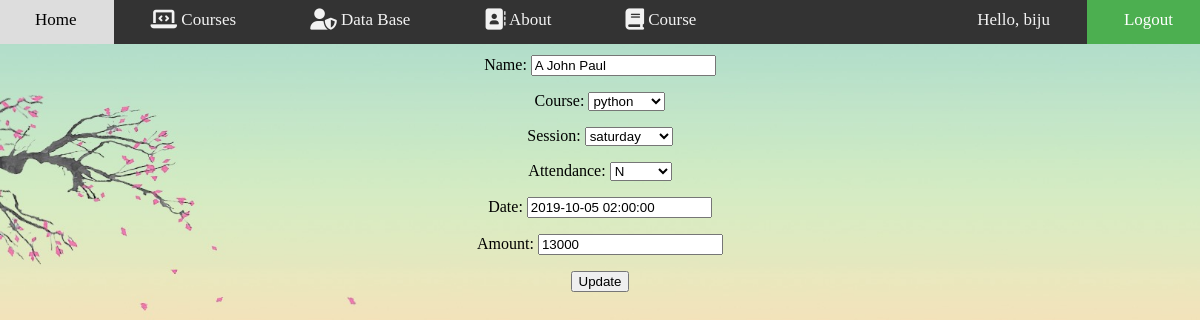
/update/1 (signed in), run on the app's committed database.
### enroll/models.py (models this page shows, shortened)
class Data(models.Model):
    ATT = (
        ('Student Attendance', (
            (u'YES', u'Y'),
            (u'NO', u'N'),
        )),
    )
    DAY = (
        ('Choose your session', (
            (u'SATURDAY', u'saturday'),
            (u'SUNDAY', u'sunday'),
        )),
    )
    COURSE = (
        ('Select your course', (
            (u'PYTHON', u'python'),
            (u'DOT_NET', u'.net'),
            (u'C', u'c'),
            (u'C++', u'c++'),
            (u'PHP', u'php'),
            (u'XML', u'xml'),
        )),
    )
    id = models.AutoField(auto_created=True, primary_key=True)
    name = models.CharField(max_length=15, null=False, unique=True)
    course = models.CharField(max_length=10, blank=False, null=False, choices=COURSE)
    session = models.CharField(max_length=8, blank=False, null=False, choices=DAY)
    attendance = models.CharField(max_length=3, blank=False, null=False, choices=ATT)
    date = models.DateTimeField(default=datetime.now, editable=True)
    amount = models.IntegerField(blank=False, null=False)
    img = models.ImageField(upload_to='images/', default="")

### enroll/views.py (the view)
# urls.py: path('update/<int:pk>', v.U.as_view(), name='edit'),
class U(UpdateView):
    model = Data
    fields = ['name', 'course', 'session', 'attendance', 'date', 'amount']
    template_name = 'edit.html'
    success_url = reverse_lazy('records')

### enroll/templates/edit.html (shortened to what this page needs)
{% extends 'base.html' %}
{% load static %}
{% block content%}
<html lang="en">
    <head>
    </head>
    <body onload="redirect()">
        {% if user.is_superuser%}
            <center>
                <h2><u>Update Form:</u></h2>
                <form method="post">
                    {{form.as_p}}
                    <input type="submit" value="Update">
                </form>
            </center>
        {% else %}
            <script>
                function redirect(){alert("Not an Admin--Redirecting....");window.location.replace('{% url 'home' %}');}
            </script>
        {% endif %}
    </body>
</html>
{% endblock content%}

### enroll/templates/base.html (shortened to what this page needs)
{% load static %}
<html lang="en">
        <head>
            <link rel="stylesheet" type="text/css" href="{% static 'CSS/main.css' %}">
        </head>
        <body>
                <div class="topnav">
                    <a class="active" id="bb" href="{% url 'home' %}">Home</a>
                    <a class="active" href="{% url 'new' %}" title="Courses">
                        <i class="fas fa-laptop-code fa-lg" title="Courses"></i> Courses</a>
                    <a class="active" href="{% url 'records' %}" title="Admin-Login">
                        <i class="fas fa-user-shield fa-lg" title="Admin-Login"></i> Data Base</a>
                    <a class="active" href="{% url 'contact' %}" title="About Us">
                        <i class="fas fa-address-book fa-lg" title="About Us"></i> About</a>
                    <a class="active" href="{% url 'course' %}" title="Courses">
                        <i class="fas fa-book fa-lg" title="Courses"></i> Course</a>
                    {% if user.is_authenticated %}
                        <a class="opp" id="bb" href="{% url 'logout' %}">Logout</a>
                        <a class="opp">Hello, {{user.username}}</a>
                    {% else %}
                        <a class="opp" id="bb" href="{% url 'login' %}" title="Login">
                        <i class="fas fa-door-open fa-lg" title="Login"></i> Login</a>
                    {% endif %}
                </div>
            {% block content %}
            {% endblock content %}
        </body>
    </html>

### enroll/static/CSS/main.css (style rules this page uses)
html { scroll-behavior: smooth; }
body { background-image: url('/static/images/bgr.jpg'); background-repeat: no-repeat; background-size: cover; }
.topnav { overflow: hidden; margin-left: -10px; margin-top: -12px; margin-right: -8px; background-color: #333; position: fixed; width: 101%; height: 6% }
.topnav a { float: left; color: #f2f2f2; padding: 14px 37px; text-decoration: none; font-size: 17px; transition-duration: 0.9s; }
.topnav a#bb { background-color: #4CAF50; color: white; }
.topnav a.opp { float: right; }

### data on the page
Data: name "A John Paul", course "python", session "saturday", attendance "N", date "2019-10-05 02:00:00", amount "13000"

### other printed values
{{ user.username }} "biju"
